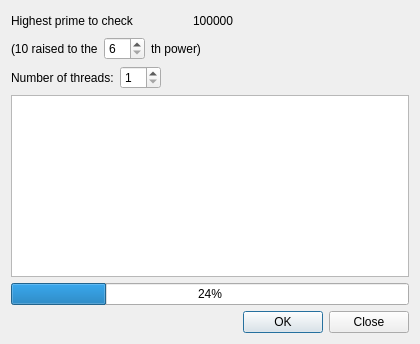
<?xml version="1.0" encoding="UTF-8"?>
<ui version="4.0">
 <class>PrimeFinderDialog</class>
 <widget class="QDialog" name="PrimeFinderDialog">
  <property name="geometry">
   <rect>
    <x>0</x>
    <y>0</y>
    <width>420</width>
    <height>344</height>
   </rect>
  </property>
  <property name="windowTitle">
   <string>Concurrent Prime Number Finder</string>
  </property>
  <layout class="QVBoxLayout" name="verticalLayout">
   <item>
    <layout class="QHBoxLayout" name="horizontalLayout_2" stretch="1,0,1">
     <item>
      <widget class="QLabel" name="label">
       <property name="text">
        <string>Highest prime to check</string>
       </property>
      </widget>
     </item>
     <item>
      <widget class="QLabel" name="valueLabel">
       <property name="text">
        <string>100000</string>
       </property>
      </widget>
     </item>
     <item>
      <spacer name="horizontalSpacer">
       <property name="orientation">
        <enum>Qt::Horizontal</enum>
       </property>
       <property name="sizeHint" stdset="0">
        <size>
         <width>40</width>
         <height>20</height>
        </size>
       </property>
      </spacer>
     </item>
    </layout>
   </item>
   <item>
    <layout class="QHBoxLayout" name="horizontalLayout">
     <item>
      <widget class="QLabel" name="label_3">
       <property name="text">
        <string>(10 raised to the</string>
       </property>
      </widget>
     </item>
     <item>
      <widget class="QSpinBox" name="powerBox">
       <property name="minimum">
        <number>6</number>
       </property>
      </widget>
     </item>
     <item>
      <widget class="QLabel" name="label_2">
       <property name="text">
        <string>th power)</string>
       </property>
      </widget>
     </item>
     <item>
      <spacer name="horizontalSpacer_2">
       <property name="orientation">
        <enum>Qt::Horizontal</enum>
       </property>
       <property name="sizeHint" stdset="0">
        <size>
         <width>40</width>
         <height>20</height>
        </size>
       </property>
      </spacer>
     </item>
    </layout>
   </item>
   <item>
    <layout class="QFormLayout" name="formLayout">
     <property name="fieldGrowthPolicy">
      <enum>QFormLayout::FieldsStayAtSizeHint</enum>
     </property>
     <item row="0" column="0">
      <widget class="QLabel" name="label_4">
       <property name="text">
        <string>Number of threads:</string>
       </property>
      </widget>
     </item>
     <item row="0" column="1">
      <widget class="QSpinBox" name="nThreadsSpinBox">
       <property name="sizePolicy">
        <sizepolicy hsizetype="Preferred" vsizetype="Fixed">
         <horstretch>0</horstretch>
         <verstretch>0</verstretch>
        </sizepolicy>
       </property>
       <property name="minimum">
        <number>1</number>
       </property>
      </widget>
     </item>
    </layout>
   </item>
   <item>
    <widget class="QTextEdit" name="resultsArea"/>
   </item>
   <item>
    <widget class="QProgressBar" name="progressBar">
     <property name="value">
      <number>24</number>
     </property>
    </widget>
   </item>
   <item>
    <widget class="QDialogButtonBox" name="buttonBox">
     <property name="orientation">
      <enum>Qt::Horizontal</enum>
     </property>
     <property name="standardButtons">
      <set>QDialogButtonBox::Close|QDialogButtonBox::Ok</set>
     </property>
    </widget>
   </item>
  </layout>
 </widget>
 <resources/>
 <connections>
  <connection>
   <sender>buttonBox</sender>
   <signal>accepted()</signal>
   <receiver>PrimeFinderDialog</receiver>
   <slot>accept()</slot>
   <hints>
    <hint type="sourcelabel">
     <x>248</x>
     <y>254</y>
    </hint>
    <hint type="destinationlabel">
     <x>157</x>
     <y>274</y>
    </hint>
   </hints>
  </connection>
  <connection>
   <sender>buttonBox</sender>
   <signal>rejected()</signal>
   <receiver>PrimeFinderDialog</receiver>
   <slot>reject()</slot>
   <hints>
    <hint type="sourcelabel">
     <x>316</x>
     <y>260</y>
    </hint>
    <hint type="destinationlabel">
     <x>286</x>
     <y>274</y>
    </hint>
   </hints>
  </connection>
 </connections>
</ui>
